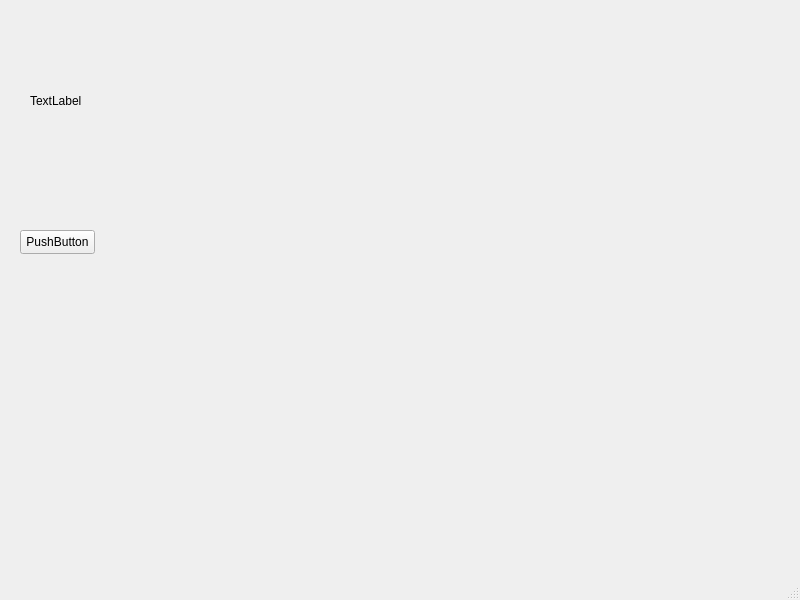
<?xml version="1.0" encoding="UTF-8"?>
<ui version="4.0">
 <class>MainWindow</class>
 <widget class="QMainWindow" name="MainWindow">
  <property name="geometry">
   <rect>
    <x>0</x>
    <y>0</y>
    <width>800</width>
    <height>600</height>
   </rect>
  </property>
  <property name="windowTitle">
   <string>MainWindow</string>
  </property>
  <property name="animated">
   <bool>false</bool>
  </property>
  <widget class="QWidget" name="centralwidget">
   <widget class="QLabel" name="logoMap">
    <property name="geometry">
     <rect>
      <x>30</x>
      <y>30</y>
      <width>191</width>
      <height>141</height>
     </rect>
    </property>
    <property name="text">
     <string>TextLabel</string>
    </property>
    <property name="scaledContents">
     <bool>false</bool>
    </property>
   </widget>
   <widget class="QPushButton" name="pushButton">
    <property name="geometry">
     <rect>
      <x>20</x>
      <y>230</y>
      <width>75</width>
      <height>24</height>
     </rect>
    </property>
    <property name="text">
     <string>PushButton</string>
    </property>
   </widget>
  </widget>
  <widget class="QMenuBar" name="menubar">
   <property name="geometry">
    <rect>
     <x>0</x>
     <y>0</y>
     <width>800</width>
     <height>22</height>
    </rect>
   </property>
  </widget>
  <widget class="QStatusBar" name="statusbar"/>
 </widget>
 <resources/>
 <connections/>
</ui>
